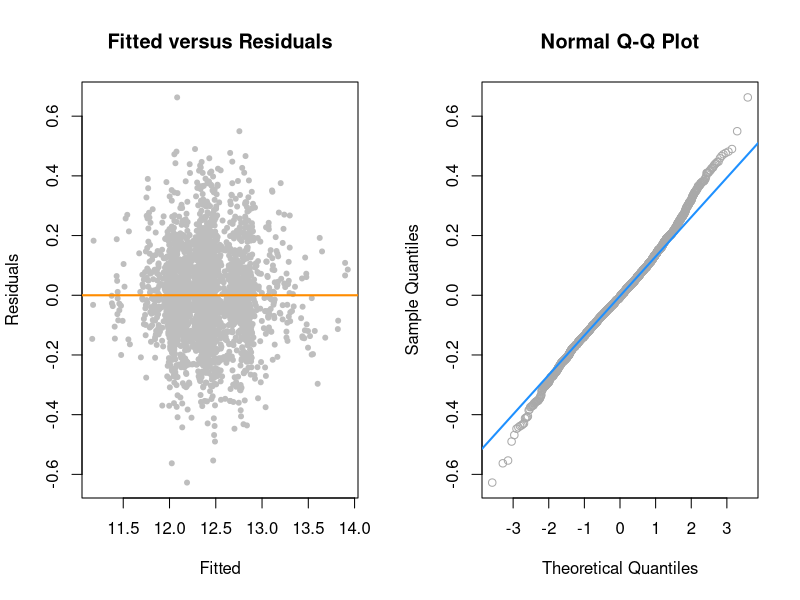
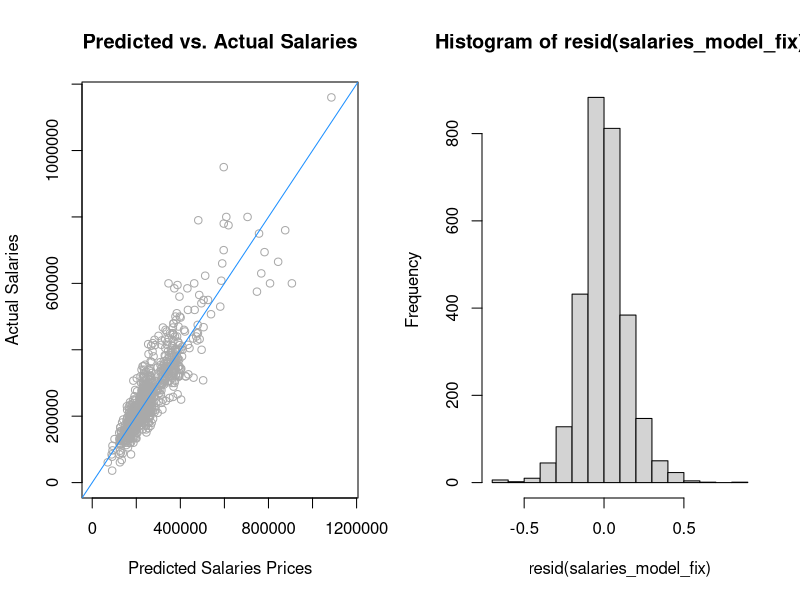
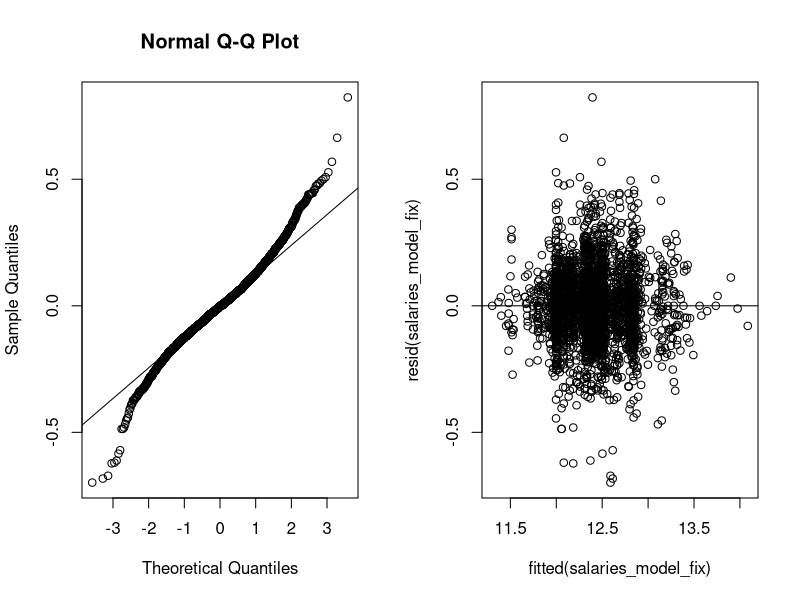
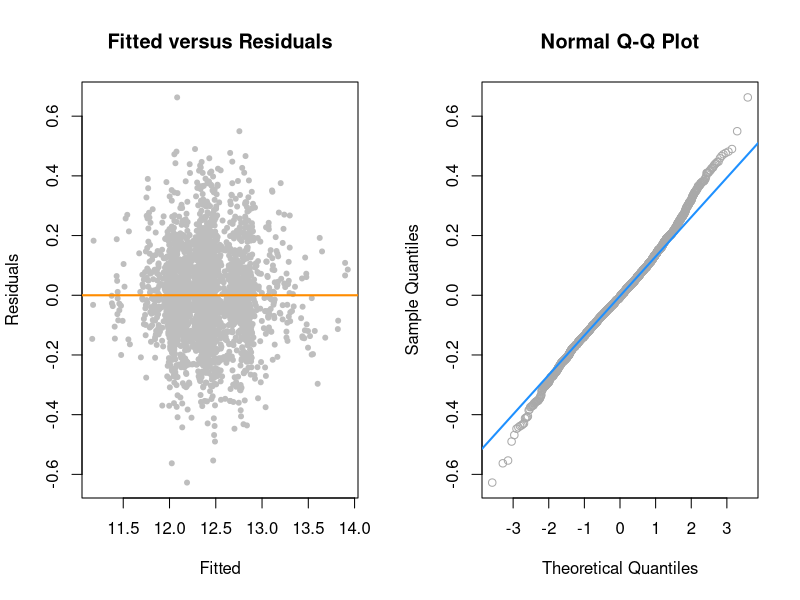

Recreate these plots in R, in order.
## ---- chunk 1
#Loading dataset and importing libraries
library(readr)
library(stringr)
salaries = read_csv("Levels-Fyi-Salary-Data-Cleaned-US.csv")
head(salaries)

#Remove NA records
salaries = na.omit(salaries)

#Create new column 'State' which converts location to just the state abbreviation
salaries$state = str_sub(salaries$location,-2,-1)

#Changing some predictors to factors
salaries$company = as.factor(salaries$company)
salaries$level = as.factor(salaries$level)
salaries$title = as.factor(salaries$title)
salaries$location = as.factor(salaries$location)
salaries$state = as.factor(salaries$state)
salaries$gender = as.factor(salaries$gender)
salaries$Race = as.factor(salaries$Race)
salaries$Education = as.factor(salaries$Education)

#Feel free to uncomment until we get confirmation from TA on removing columns or not
#Variable Selection: Removed variables that contained redundant information 
#salaries = subset(salaries, select = c(company, level, title,
#                                       totalyearlycompensation,
#                                       yearsofexperience, yearsatcompany, tag,
#                                       basesalary, stockgrantvalue, bonus,
#                                       gender, Race, Education, state))

#Variable Selection: Removed variables that contained redundant information 
salaries = subset(salaries, select = c(company, level, title,
                                       totalyearlycompensation,
                                       yearsofexperience, yearsatcompany, tag,
                                       gender, Race, Education, state))

#salaries = subset(salaries, salaries$totalyearlycompensation < 1000000) #testing out removing salaries over 1mil (6 records)
## ---- chunk 2
#Model that has 'totalyearlycompensation' as the response variable and all remaining variables serve as the predictors
salaries_model = lm(totalyearlycompensation ~ ., data = salaries)

#Backward AIC
salaries_model_back_aic = step(salaries_model,
                               direction = "backward", trace = 0)

#Backward BIC
salaries_model_back_bic = step(salaries_model, direction = "backward",
                               k = log(nrow(salaries)), trace = 0)

## ---- chunk 3
anova(salaries_model_back_bic, salaries_model_back_aic)
## ---- chunk 4
#Check for collinearity
car::vif(salaries_model_back_aic) #Nothing too bad
## ---- chunk 5
#Transform log response to improve linearity
aic_model_log = lm(log(totalyearlycompensation) ~ company + yearsofexperience + title + level + gender + Race + Education, data = salaries)

#Add interactions to predictors to improve normality, linearity and constant variance
aic_model_trans = lm(log(totalyearlycompensation) ~ (company + yearsofexperience + title) ^ 2 + level + gender + Race + Education, data = salaries)

anova(aic_model_log, aic_model_trans)

#Remove influential data from the model
aic_model_final = lm(log(totalyearlycompensation) ~ (company + yearsofexperience + title) ^ 2 + level + gender + Race + Education, data = salaries, subset = cooks.distance(aic_model_trans) < 4 / length(cooks.distance(aic_model_trans)))

## ---- chunk 6
#Importing libraries
library(car)
library(lmtest)
library(boot)
library(caret)

#Implementing helper functions. Provide brief description of what this function does 
get_loocv_rmse = function(model){
  sqrt(mean((resid(model) / (1 - hatvalues(model))) ^ 2))
}

#Run diagnostics
summary(aic_model_final)$adj 
#get_loocv_rmse(aic_model_final)
shapiro.test(resid(aic_model_final))
bptest(aic_model_final)

## ---- chunk 7
set.seed(22)

#Split the data 70-30 train and test set
#trn_idx = sample(1:nrow(salaries), 1608)
trn_idx = createDataPartition(salaries$level, p = 0.7, list = F)
trn = salaries[trn_idx, ]
tst = salaries[-trn_idx, ]

#Calculating average percent error
actual_salary = tst$totalyearlycompensation
pred_salary = exp(predict(aic_model_final, tst))
max_salary = ifelse(max(actual_salary) > max(pred_salary), max(actual_salary), max(pred_salary))
percent_error = mean((abs(pred_salary - actual_salary) / pred_salary)) * 100

## ---- chunk 8

#Simulation
num_sims = 1000
rmse_trn = rep(0, num_sims)
rmse_tst = rep(0, num_sims)

#Implementing helper functions.
rmse = function(y, y_hat){
  sqrt(sum((y - y_hat) ^ 2) / length(y))
}

for(i in 1:num_sims){
  sim_fit = lm(log(totalyearlycompensation) ~ (company + yearsofexperience + title) ^ 2 + level + gender + Race + Education, data = trn)
  
  rmse_trn[i] = rmse(trn$totalyearlycompensation, exp(predict(sim_fit, trn)))
  rmse_tst[i] = rmse(tst$totalyearlycompensation, exp(predict(sim_fit, tst)))
}

#Can use r markdown to compare the two numbers and show its significance 
mean(rmse_trn)
mean(rmse_tst)
## ---- chunk 9

#Predict salaries
#salary_1 = data.frame(company = "Amazon", level = "L4", title = "Software Engineer", #yearsofexperience = 0, gender = "Female", Race = "Asian", Education = "Master's Degree") #150000

#salary_2 = data.frame(company = "Amazon", level = "L4", title = "Software Engineer", #yearsofexperience = 2, gender = "Male", Race = "Hispanic", Education = "Bachelor's Degree") #152000

#salary_3 = data.frame(company = "Google", level = "L5", title = "Software Engineer", #yearsofexperience = 9, gender = "Male", Race = "Asian", Education = "PhD") #396000

#exp(predict(aic_model_final, newdata = salary_1))
#exp(predict(aic_model_final, newdata = salary_2))
#exp(predict(aic_model_final, newdata = salary_3))
## ---- chunk 10
#Plot diagnostics
par(mfrow = c(1, 2))

# Residuals vs Fitted values plot
plot(fitted(aic_model_final), resid(aic_model_final), col = "grey", pch = 20,
     xlab = "Fitted", ylab = "Residuals", main = "Fitted versus Residuals")
abline(h = 0, col = "darkorange", lwd = 2)

# Q-Q plot
qqnorm(resid(aic_model_final), main = "Normal Q-Q Plot", col = "darkgrey")
qqline(resid(aic_model_final), col = "dodgerblue", lwd = 2)

#Insert table with other diagnostics, r.squared etc. 
## ---- chunk 11
plot(pred_salary, actual_salary,
     col = "darkgrey",
     xlab = "Predicted Salaries Prices",
     ylab = "Actual Salaries",
     main = "Predicted vs. Actual Salaries",
     xlim = c(0, max_salary),
     ylim = c(0, max_salary)
     )
abline(0, 1, col = "dodgerblue")

## ---- chunk 12

## ---- chunk 13
salaries_model = lm(totalyearlycompensation ~ ., data = salaries)
## ---- chunk 14
#Didnt use p but n was used for model BIC models  
#p = length(coef(salaries_model))
n = length(resid(salaries_model))

#Backward AIC
salaries_model_back_aic = step(salaries_model,
                               direction = "backward", trace = 0)

#Backward BIC
salaries_model_back_bic = step(salaries_model, direction = "backward",
                               k = log(n), trace = 0)

salaries_model_start = lm(totalyearlycompensation ~ 1, data = salaries)

#Forward AIC
salaries_model_forw_aic = step(salaries_model_start, 
                               scope = totalyearlycompensation ~ company + level +
                               title + yearsofexperience + yearsatcompany + tag +
                               gender + Race + Education + state,
                               direction = "forward", trace = 0)

#Forward BIC
salaries_model_forw_bic = step(salaries_model_start, 
                               scope = totalyearlycompensation ~ company + level +
                               title + yearsofexperience + yearsatcompany + tag +
                               gender + Race + Education + state,
                               direction = "forward", k = log(n), trace = 0)

#Stepwise AIC
salaries_model_both_aic = step(salaries_model_start, 
                               scope = totalyearlycompensation ~ company + level +
                               title + yearsofexperience + yearsatcompany + tag +
                               gender + Race + Education + state,
                               direction = "both", trace = 0)

#Stepwise BIC
salaries_model_both_bic = step(salaries_model_start, 
                               scope = totalyearlycompensation ~ company + level +
                               title + yearsofexperience + yearsatcompany + tag +
                               gender + Race + Education + state,
                               direction = "both", k = log(n), trace = 0)
## ---- chunk 15
library(lmtest)
salaries_model_add = lm(log(totalyearlycompensation) ~ (yearsatcompany + company + title + state + level) ^ 2, data = salaries)
 
salaries_model_fix = lm(log(totalyearlycompensation) ~ (yearsatcompany + company + title + state + level) ^ 2, data = salaries, subset = cooks.distance(salaries_model_add) < 4 / length(cooks.distance(salaries_model_add)))

hist(resid(salaries_model_fix))
 
#salaries_model_int = lm(totalyearlycompensation ~ level * title * yearsofexperience * yearsatcompany, data = salaries)

#anova(salaries_model_add, salaries_model_int)
#summary(salaries_model_int)

#salaries_model_three_int = lm(totalyearlycompensation ~ company * level * yearsofexperience, data = salaries)

qqnorm(resid(salaries_model_fix))
qqline(resid(salaries_model_fix))
plot(fitted(salaries_model_fix), resid(salaries_model_fix))
abline(h=0)
shapiro.test(resid(salaries_model_fix))
bptest(salaries_model_fix)
#anova(salaries_model_add, salaries_model_two_int)

#anova(salaries_model_two_int, salaries_model_three_int)

## ---- chunk 16
# # Create a model with transformed predictors
# model_res_trans= lm(log(totalyearlycompensation) ~ yearsofexperience, data = salaries)
# summary(model_res_trans)
# 
# # Plot the data
#  plot(log(totalyearlycompensation) ~ yearsofexperience, data = salaries,
#       xlab = "Years of Experience",
#       ylab = "Log of Total Yearly Compensation",
#       main = "Scatter plot with fitted line for log-transformed response model")
# 
# # Add the fitted line
# abline(model_res_trans, col = "red")
# 
# par(mfrow = c(1, 2))
# 
# # Residuals vs Fitted values plot
# plot(fitted(model_res_trans), resid(model_res_trans), col = "grey", pch = 20,
#      xlab = "Fitted", ylab = "Residuals", main = "Fitted versus Residuals")
# abline(h = 0, col = "darkorange", lwd = 2)
# 
# # Q-Q plot
# qqnorm(resid(model_res_trans), main = "Normal Q-Q Plot", col = "darkgrey")
# qqline(resid(model_res_trans), col = "dodgerblue", lwd = 2)
# 
# library(lmtest)
# bptest(model_res_trans)
# shapiro.test(resid(model_res_trans))
# 
# # Build a linear model with log-transformed response and predictor
# salaries_model_res_pred_trans = lm(log(totalyearlycompensation) ~ log(yearsofexperience+1), data = salaries)
# 
# summary(salaries_model_res_pred_trans)
# 
# par(mfrow = c(1, 1))
# 
# # Plot the data
#  plot(log(totalyearlycompensation) ~ log(yearsofexperience+1), data = salaries,
#       xlab = "Log of Years of Experience",
#       ylab = "Log of Total Yearly Compensation",
#       main = "Scatter plot with fitted line for log-transformed response/predict model")
# 
# # Add the fitted line
# abline(salaries_model_res_pred_trans, col = "red")
# 
# par(mfrow = c(1, 2))
# 
# # Residuals vs Fitted values plot
# plot(fitted(salaries_model_res_pred_trans), resid(salaries_model_res_pred_trans), col = "grey", pch = 20,
#      xlab = "Fitted", ylab = "Residuals", main = "Fitted versus Residuals")
# abline(h = 0, col = "darkorange", lwd = 2)
# 
# # Q-Q plot
# qqnorm(resid(salaries_model_res_pred_trans), main = "Normal Q-Q Plot", col = "darkgrey")
# qqline(resid(salaries_model_res_pred_trans), col = "dodgerblue", lwd = 2)
# 
# library(lmtest)
# bptest(salaries_model_res_pred_trans)
# shapiro.test(resid(salaries_model_res_pred_trans))
# 
# 
# # Create a model with transformed predictors
# salaries_model_pred_trans = lm(totalyearlycompensation ~ yearsofexperience + I(yearsofexperience^2), data = salaries)
# 
# # Summarize the model
# summary(salaries_model_pred_trans)
# 
# par(mfrow = c(1, 1))
# 
# # Plot the data
# plot(totalyearlycompensation ~ yearsofexperience, data = salaries,
#      xlab = "Years of Experience",
#      ylab = "Total Yearly Compensation",
#      main = "Scatter plot with polynomial fit")
# 
# # Add the polynomial fit
# years = seq(min(salaries$yearsofexperience), max(salaries$yearsofexperience), length.out = 100)
# predicted_compensation = predict(salaries_model_pred_trans, newdata = data.frame(yearsofexperience = years))
# 
# lines(years, predicted_compensation, col = "red", lwd = 2)
# 
# par(mfrow = c(1, 2))
# 
# # Residuals vs Fitted values plot
# plot(fitted(salaries_model_pred_trans), resid(salaries_model_pred_trans), col = "grey", pch = 20,
#      xlab = "Fitted", ylab = "Residuals", main = "Fitted versus Residuals")
# abline(h = 0, col = "darkorange", lwd = 2)
# 
# # Q-Q plot
# qqnorm(resid(salaries_model_pred_trans), main = "Normal Q-Q Plot", col = "darkgrey")
# qqline(resid(salaries_model_pred_trans), col = "dodgerblue", lwd = 2)
# 
# library(lmtest)
# bptest(salaries_model_pred_trans)
# shapiro.test(resid(salaries_model_pred_trans))

## ---- chunk 17
library(car)
library(lmtest)

get_loocv_rmse = function(model){
  sqrt(mean((resid(model) / (1 - hatvalues(model))) ^ 2))
}
#start_model = lm(log(totalyearlycompensation) ~ . ^ 2, data = salaries)
#aic_model = step(start_model, direction = "backward", trace = 0)
#Check for collinearity
car::vif(salaries_model_both_aic) #Nothing too bad, perhaps level is high

#Transform log response and add interactions to predictors to improve normality, linearity, constant variance, adjusted R-squared, and loocv-RMSE
aic_model_trans_2 = lm(log(totalyearlycompensation) ~ (company + yearsofexperience + title) ^ 2 + level + gender + Race + Education, data = salaries)

aic_model_trans = lm(log(totalyearlycompensation) ~ (company + yearsofexperience + title) ^ 2 + gender + Race + Education + level, data = salaries)

anova(aic_model_trans, aic_model_trans_2)

#Remove influential data from the model
aic_model_fix = lm(log(totalyearlycompensation) ~ (company + yearsofexperience + title) ^ 2 + gender + Race + Education + level, data = salaries, subset = cooks.distance(aic_model_trans) < 4 / length(cooks.distance(aic_model_trans)))

#Run diagnostics
summary(aic_model_fix)$adj 
get_loocv_rmse(aic_model_fix)
shapiro.test(resid(aic_model_fix))
bptest(aic_model_fix)

#Plot diagnostics
par(mfrow = c(1, 2))

# Residuals vs Fitted values plot
plot(fitted(aic_model_fix), resid(aic_model_fix), col = "grey", pch = 20,
     xlab = "Fitted", ylab = "Residuals", main = "Fitted versus Residuals")
abline(h = 0, col = "darkorange", lwd = 2)

# Q-Q plot
qqnorm(resid(aic_model_fix), main = "Normal Q-Q Plot", col = "darkgrey")
qqline(resid(aic_model_fix), col = "dodgerblue", lwd = 2)
